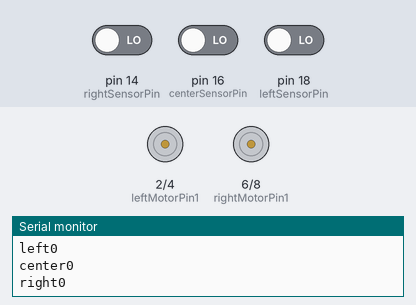
The sketch below on a simulated Arduino Uno, built with avr-gcc and run on an emulated ATmega328P. Shown: motor-driver pin pairs drawn as motors (green arrow = first pin HIGH = forward, orange = second pin HIGH = backward, longer = more drive), the last lines printed to the serial monitor. The test bench sets the inputs (shaded band); at power-on: pin 14 (rightSensorPin) LOW, pin 16 (centerSensorPin) LOW, pin 18 (leftSensorPin) LOW.

Above: at 1.8 s.
1.9 s: pin 14 (rightSensorPin) driven HIGH
At 3.7 s:
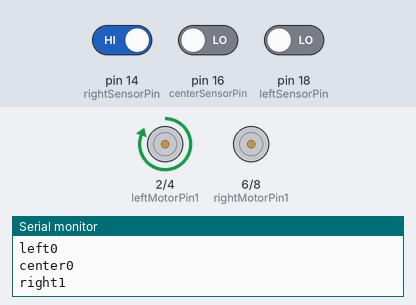
4.0 s: pin 14 (rightSensorPin) driven LOW
At 5.3 s:
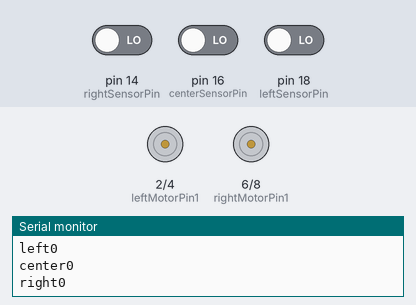
6.0 s: pin 16 (centerSensorPin) driven HIGH
At 6.9 s:
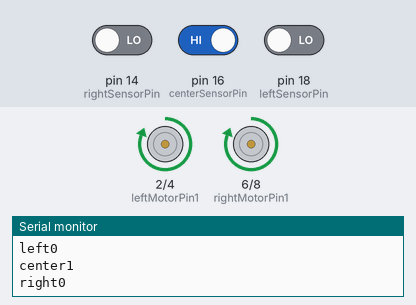
8.0 s: pin 18 (leftSensorPin) driven HIGH
At 8.8 s:
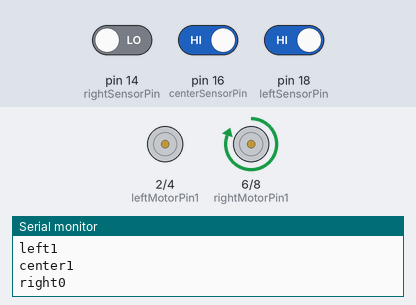
10.0 s: pin 18 (leftSensorPin) driven LOW
At 11.6 s:
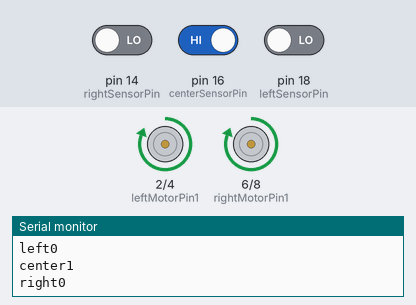
Timing chart, 0 to 13.0 s (numbered marks = the images above; inputs shaded):
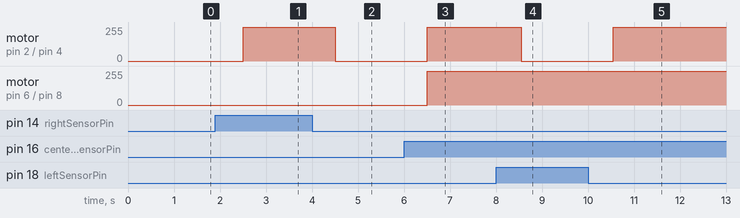

Measured:
- after the input at 1.9 s, motor on pin 2 (leftMotorPin1) / pin 4 (leftMotorPin2): stopped → forward 255/255 after 0.60 s
- after the input at 4.0 s, motor on pin 2 (leftMotorPin1) / pin 4 (leftMotorPin2): forward 255/255 → stopped after 0.50 s
- after the input at 6.0 s, motor on pin 2 (leftMotorPin1) / pin 4 (leftMotorPin2), motor on pin 6 (rightMotorPin1) / pin 8 (rightMotorPin2): stopped → forward 255/255 after 0.51 s
- after the input at 8.0 s, motor on pin 2 (leftMotorPin1) / pin 4 (leftMotorPin2): forward 255/255 → stopped after 0.55 s
- after the input at 10.0 s, motor on pin 2 (leftMotorPin1) / pin 4 (leftMotorPin2): stopped → forward 255/255 after 0.55 s

The sketch:

Line_follower_2.ino
```cpp
// Define the pins for the IR sensors
int leftSensorPin = 18;
int rightSensorPin = 14;
int centerSensorPin = 16;

int speed1 = 255;
//int speed2 = 170 ;
// Define the pins for the motors
int leftMotorPin1 = 2;
int leftMotorPin2 = 4;
int rightMotorPin1 = 6;
int rightMotorPin2 = 8;

void setup() {
  // Set the pin modes
  Serial.begin(9600);
  pinMode(leftSensorPin, INPUT);
  pinMode(rightSensorPin, INPUT);
  pinMode(centerSensorPin, INPUT);

  pinMode(leftMotorPin1, OUTPUT);
  pinMode(leftMotorPin2, OUTPUT);
  pinMode(rightMotorPin1, OUTPUT);
  pinMode(rightMotorPin2, OUTPUT);
}

void loop() {
  // Read the values from the IR sensors
  int leftSensorValue = digitalRead(leftSensorPin);
  int rightSensorValue = digitalRead(rightSensorPin);
  int centerSensorValue = digitalRead(centerSensorPin);

  Serial.print("left");
  Serial.println(leftSensorValue);
  Serial.print("center");
  Serial.println(centerSensorValue);
  Serial.print("right");
  Serial.println(rightSensorValue);
  delay(500);


  // If the center sensor is on the black line, move forward
  if (centerSensorValue == 1 && leftSensorValue==0 && rightSensorValue==0 ) {
    analogWrite(leftMotorPin1, speed1);
    digitalWrite(leftMotorPin2, LOW);
    analogWrite(rightMotorPin1, speed1);
    digitalWrite(rightMotorPin2, LOW);
    delay(10);
  }
  // If the left sensor is on the black line, turn left
  else if (leftSensorValue == 1 && centerSensorValue==0 && rightSensorValue==0 ) {
    digitalWrite(leftMotorPin1, LOW);
    digitalWrite(leftMotorPin2, LOW);
    analogWrite(rightMotorPin1, speed1);
    digitalWrite(rightMotorPin2, LOW);
  }

  // If the right sensor is on the black line, turn right
  else if (rightSensorValue == 1 && leftSensorValue==0 && centerSensorValue==0) {
    analogWrite(leftMotorPin1, speed1);
    digitalWrite(leftMotorPin2, LOW);
    digitalWrite(rightMotorPin1, LOW);
    analogWrite(rightMotorPin2, LOW);
  }

   // If left and center sensors are on the black line, move left
  else if(centerSensorValue == 1 && leftSensorValue==1 && rightSensorValue==0){
    digitalWrite(leftMotorPin1, LOW);
    digitalWrite(leftMotorPin2, LOW);
    analogWrite(rightMotorPin1, speed1);
    digitalWrite(rightMotorPin2, LOW);
  }

     // If right and center sensors are on the black line, move right
  else if(centerSensorValue == 1 && rightSensorValue==1 && leftSensorValue==0){
    analogWrite(leftMotorPin1, speed1);
    digitalWrite(leftMotorPin2, LOW);
    digitalWrite(rightMotorPin1, LOW);
    digitalWrite(rightMotorPin2, LOW);
  }
   // If All 3 sensors are on the black line, move forward
  else if(centerSensorValue == 1 && leftSensorValue==1 && rightSensorValue==1){
    analogWrite(leftMotorPin1, speed1);
    digitalWrite(leftMotorPin2, LOW);
    analogWrite(rightMotorPin1, speed1);
    digitalWrite(rightMotorPin2, LOW);
  }


  // If both sensors are on the white line, move forward
  else {
    digitalWrite(leftMotorPin1, LOW);
    digitalWrite(leftMotorPin2, LOW);
    digitalWrite(rightMotorPin1, LOW);
    digitalWrite(rightMotorPin2, LOW);
  }
}
```
